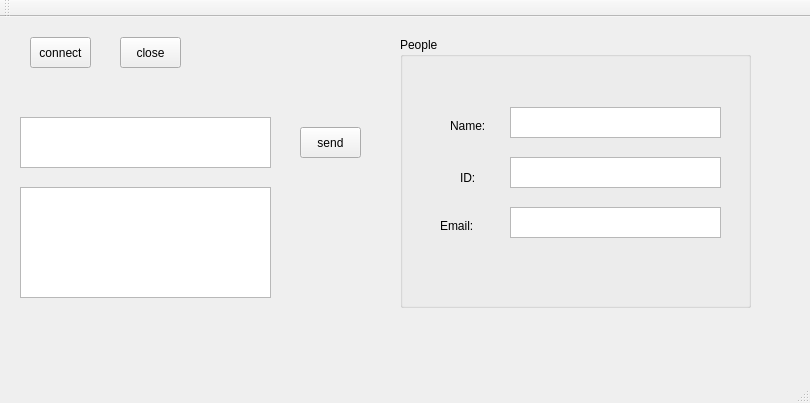
<?xml version="1.0" encoding="UTF-8"?>
<ui version="4.0">
 <class>MainWindow</class>
 <widget class="QMainWindow" name="MainWindow">
  <property name="geometry">
   <rect>
    <x>0</x>
    <y>0</y>
    <width>810</width>
    <height>403</height>
   </rect>
  </property>
  <property name="windowTitle">
   <string>MainWindow</string>
  </property>
  <widget class="QWidget" name="centralWidget">
   <widget class="QPushButton" name="pushButton">
    <property name="geometry">
     <rect>
      <x>30</x>
      <y>20</y>
      <width>61</width>
      <height>31</height>
     </rect>
    </property>
    <property name="text">
     <string>connect</string>
    </property>
   </widget>
   <widget class="QPushButton" name="pushButton_2">
    <property name="geometry">
     <rect>
      <x>300</x>
      <y>110</y>
      <width>61</width>
      <height>31</height>
     </rect>
    </property>
    <property name="text">
     <string>send</string>
    </property>
   </widget>
   <widget class="QPushButton" name="pushButton_3">
    <property name="geometry">
     <rect>
      <x>120</x>
      <y>20</y>
      <width>61</width>
      <height>31</height>
     </rect>
    </property>
    <property name="text">
     <string>close</string>
    </property>
   </widget>
   <widget class="QTextEdit" name="textEdit">
    <property name="geometry">
     <rect>
      <x>20</x>
      <y>100</y>
      <width>251</width>
      <height>51</height>
     </rect>
    </property>
   </widget>
   <widget class="QTextEdit" name="textEdit_2">
    <property name="geometry">
     <rect>
      <x>20</x>
      <y>170</y>
      <width>251</width>
      <height>111</height>
     </rect>
    </property>
   </widget>
   <widget class="QLabel" name="label_2">
    <property name="geometry">
     <rect>
      <x>450</x>
      <y>100</y>
      <width>51</width>
      <height>17</height>
     </rect>
    </property>
    <property name="text">
     <string>Name:</string>
    </property>
   </widget>
   <widget class="QLabel" name="label_3">
    <property name="geometry">
     <rect>
      <x>460</x>
      <y>150</y>
      <width>21</width>
      <height>21</height>
     </rect>
    </property>
    <property name="text">
     <string>ID:</string>
    </property>
   </widget>
   <widget class="QLabel" name="label_4">
    <property name="geometry">
     <rect>
      <x>440</x>
      <y>200</y>
      <width>67</width>
      <height>17</height>
     </rect>
    </property>
    <property name="text">
     <string>Email:</string>
    </property>
   </widget>
   <widget class="QTextEdit" name="textEdit_3">
    <property name="geometry">
     <rect>
      <x>510</x>
      <y>90</y>
      <width>211</width>
      <height>31</height>
     </rect>
    </property>
   </widget>
   <widget class="QGroupBox" name="groupBox">
    <property name="geometry">
     <rect>
      <x>400</x>
      <y>20</y>
      <width>351</width>
      <height>271</height>
     </rect>
    </property>
    <property name="title">
     <string>People</string>
    </property>
    <widget class="QTextEdit" name="textEdit_4">
     <property name="geometry">
      <rect>
       <x>110</x>
       <y>120</y>
       <width>211</width>
       <height>31</height>
      </rect>
     </property>
    </widget>
    <widget class="QTextEdit" name="textEdit_5">
     <property name="geometry">
      <rect>
       <x>110</x>
       <y>170</y>
       <width>211</width>
       <height>31</height>
      </rect>
     </property>
    </widget>
   </widget>
   <zorder>groupBox</zorder>
   <zorder>pushButton</zorder>
   <zorder>pushButton_2</zorder>
   <zorder>pushButton_3</zorder>
   <zorder>textEdit</zorder>
   <zorder>textEdit_2</zorder>
   <zorder>label_2</zorder>
   <zorder>label_3</zorder>
   <zorder>label_4</zorder>
   <zorder>textEdit_3</zorder>
  </widget>
  <widget class="QMenuBar" name="menuBar">
   <property name="geometry">
    <rect>
     <x>0</x>
     <y>0</y>
     <width>810</width>
     <height>22</height>
    </rect>
   </property>
  </widget>
  <widget class="QToolBar" name="mainToolBar">
   <attribute name="toolBarArea">
    <enum>TopToolBarArea</enum>
   </attribute>
   <attribute name="toolBarBreak">
    <bool>false</bool>
   </attribute>
  </widget>
  <widget class="QStatusBar" name="statusBar"/>
 </widget>
 <layoutdefault spacing="6" margin="11"/>
 <resources/>
 <connections/>
</ui>
